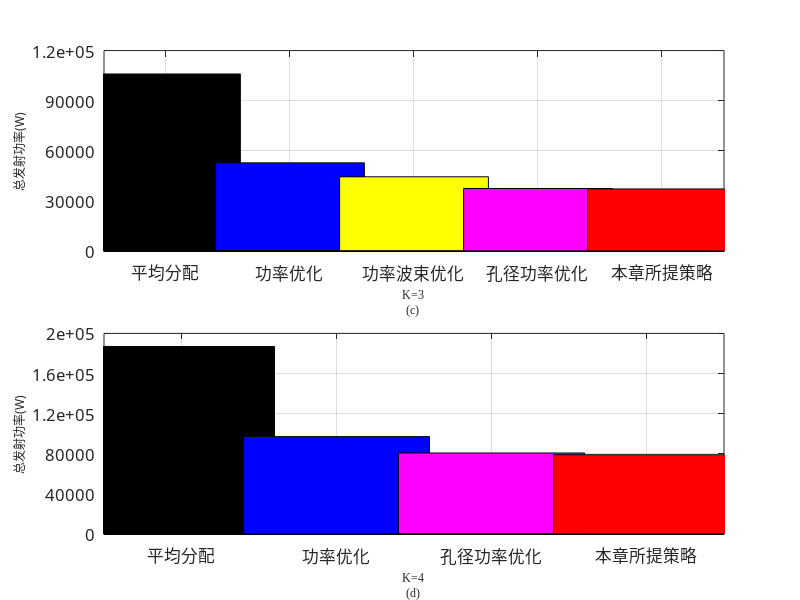

The MATLAB script that drew this image:
clc;
clear;
%确定图片的位置和大小，[x y width height]
figure('visible','on','position',[350,200,800,600]);
subplot(2,1,1);
%准备数据
Y = [105985,52848.6025,44481.7894,37486,37214];
color = [0 0 0;0 0 1;1 1 0;1 0 1;1 0 0];  
hold on
% 添加5个柱子，facecolor用来修改颜色               
for i = 1:5
    b = bar(i,Y(i),0.6,'stacked');  
    set(b(1),'facecolor',color(i,:))
end
box on
grid on
axis([0.5 5.5 0 120000])
set(gca,'ytick',0:30000:120000)
%x轴每个柱子的横坐标
set(gca,'XTick',[1 2 3 4 5]);
set(gca,'FontSize',12,'Fontname', 'Times New Roman');
set(gca,'XTickLabel',{'平均分配','功率优化','功率波束优化','孔径功率优化','本章所提策略'},'FontSize',12,'FontName','宋体'); %修改横坐标名称、字体
xlabel({'\fontname{Times New Roman}\fontsize{12}K=3','(c)'})
ylabel('\fontname{宋体}\fontsize{12}总发射功率(W)');
%set(gca,'FontName','Times New Roman');
%设置纵坐标的数值范围
%set(gca,'YLim',[0 1000000]);
%修改大标签

subplot(2,1,2);
Y = [186955,97125.2582,80756.4179,79048];
color = [0 0 0;0 0 1;1 0 1;1 0 0];  
hold on
% 添加5个柱子，facecolor用来修改颜色               
for i = 1:4
    b = bar(i,Y(i),0.6,'stacked');  
    set(b(1),'facecolor',color(i,:))
end
box on
grid on
axis([0.5 4.5 0 200000])
set(gca,'ytick',0:40000:200000)
%x轴每个柱子的横坐标
set(gca,'XTick',[1 2 3 4]);
set(gca,'FontSize',12,'Fontname', 'Times New Roman');
set(gca,'XTickLabel',{'平均分配','功率优化','孔径功率优化','本章所提策略'},'FontSize',12,'FontName','宋体');%修改横坐标名称、字体
xlabel({'\fontname{Times New Roman}\fontsize{12}K=4','(d)'})
ylabel('\fontname{宋体}\fontsize{12}总发射功率(W)');
%set(gca,'FontName','Times New Roman');
%设置纵坐标的数值范围
%set(gca,'YLim',[0 1000000]);
% saveas(gcf,['2总功率对比结果K=3、4','.emf']);
%set(gcf,'paperpositionmode','auto');
%print('-depsc','fig16.2.eps');
